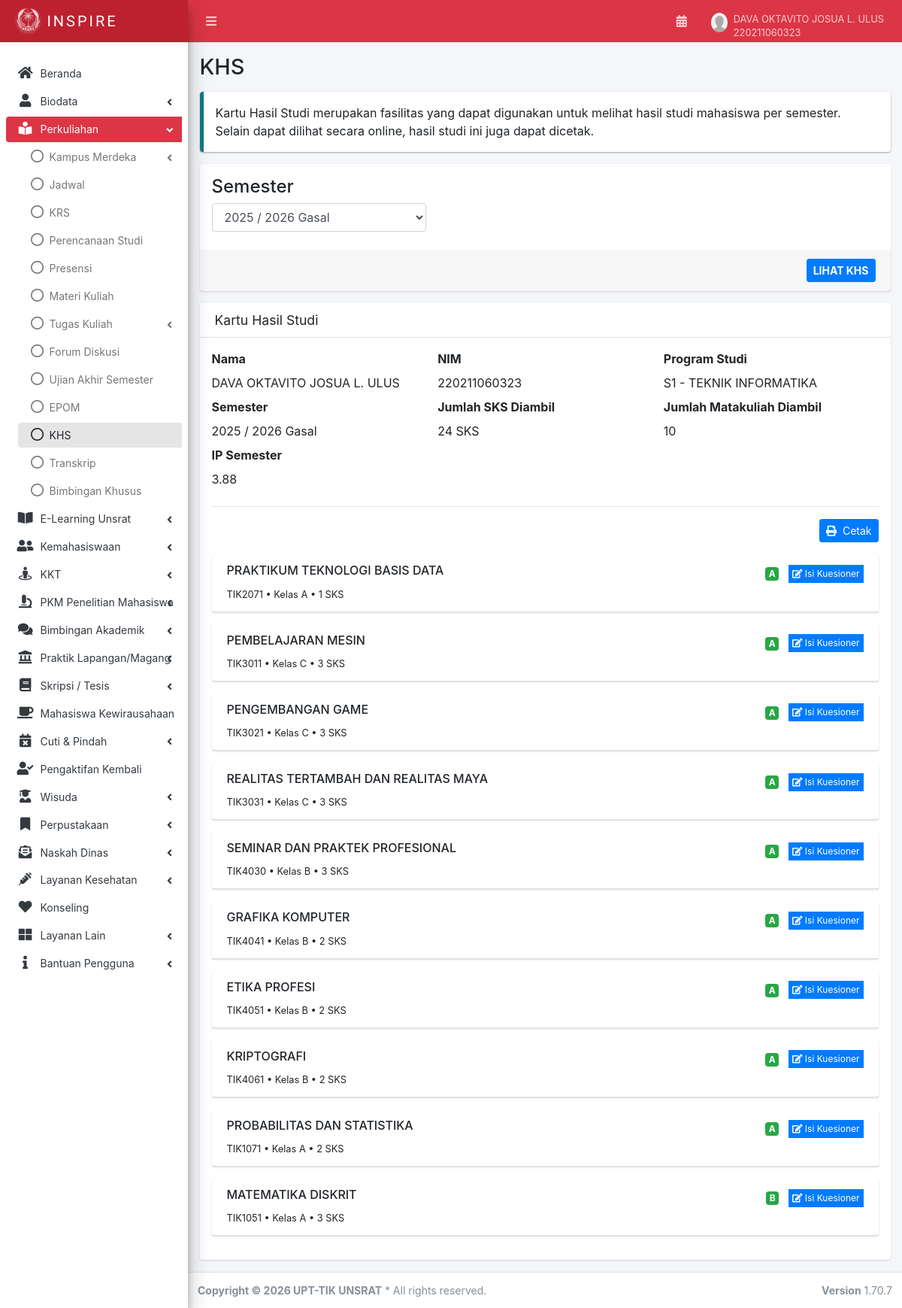
The app's page /khs.php?semester=20251 (signed in) with its own data.
### tables this page shows
CREATE TABLE `users` (
  `id` int NOT NULL,
  `nim` varchar(20) NOT NULL,
  `password` varchar(255) NOT NULL,
  `nama` varchar(100) NOT NULL,
  `email` varchar(100) DEFAULT NULL,
  `tempat_lahir` varchar(100) DEFAULT NULL,
  `tanggal_lahir` date DEFAULT NULL,
  `tanggal_masuk` date DEFAULT '2022-08-01',
  `foto_profil` varchar(255) DEFAULT 'assets/images/user_default.png',
  `semester` int DEFAULT '1',
  `tahun_akademik` varchar(20) DEFAULT '2025/2026',
  `periode` varchar(10) DEFAULT 'Gasal',
  `status` varchar(50) DEFAULT 'Aktif',
  `status_pddikti` varchar(50) DEFAULT 'Aktif',
  `angkatan` varchar(4) DEFAULT NULL,
  `fakultas` varchar(100) DEFAULT NULL,
  `prodi` varchar(100) DEFAULT NULL,
  `jenjang` varchar(10) DEFAULT NULL,
  `pembimbing_akademik` varchar(100) DEFAULT NULL,
  `masa_studi` int DEFAULT '1',
  `sisa_masa_studi` int DEFAULT '14',
  `ipk` decimal(3,2) DEFAULT '0.00',
  `sks_lulus` int DEFAULT '0',
  `sks_diambil` int DEFAULT '0',
  `has_academic_warning` tinyint(1) DEFAULT '0',
  `warning_message` text,
  `created_at` timestamp NULL DEFAULT CURRENT_TIMESTAMP,
  `updated_at` timestamp NULL DEFAULT CURRENT_TIMESTAMP ON UPDATE CURRENT_TIMESTAMP
);

CREATE TABLE `krs` (
  `id` int NOT NULL,
  `nim` varchar(20) NOT NULL,
  `kode_mk` varchar(20) NOT NULL,
  `nama_mk` varchar(100) NOT NULL,
  `sks` int NOT NULL DEFAULT '3',
  `jenis` varchar(20) DEFAULT 'Wajib',
  `kelas` varchar(5) DEFAULT 'A',
  `dosen1` varchar(150) DEFAULT NULL,
  `dosen2` varchar(150) DEFAULT NULL,
  `hari` varchar(20) NOT NULL,
  `jam_mulai` varchar(10) NOT NULL,
  `jam_selesai` varchar(10) NOT NULL,
  `nilai_huruf` varchar(2) DEFAULT NULL,
  `bobot` decimal(3,2) DEFAULT '0.00',
  `nilai_dosen1` decimal(5,2) DEFAULT NULL,
  `nilai_dosen2` decimal(5,2) DEFAULT NULL,
  `semester_krs` varchar(20) DEFAULT '20251',
  `status_krs` varchar(20) DEFAULT 'Disetujui',
  `created_at` timestamp NULL DEFAULT CURRENT_TIMESTAMP
);

### khs.php (the view, shortened to what this page needs)
<?php include 'layout/header.php'; ?>
<?php
include 'config/database.php';
$user_data = null;
$khs_data = [];
$total_sks = 0;
$total_bobot = 0;
$total_mk = 0;
$ips = 0;
$selected_semester = isset($_GET['semester']) ? $_GET['semester'] : '';
if (isset($_SESSION['nim'])) {
    $nim = mysqli_real_escape_string($conn, $_SESSION['nim']);
    $query = "SELECT * FROM users WHERE nim = '$nim'";
    $result = mysqli_query($conn, $query);
    if ($result && mysqli_num_rows($result) > 0) {
        $user_data = mysqli_fetch_assoc($result);
    }
    $semesters = [];
    $query_sem = "SELECT DISTINCT semester_krs FROM krs WHERE nim = '$nim' ORDER BY semester_krs ASC";
    $result_sem = @mysqli_query($conn, $query_sem);
    if ($result_sem) {
        while ($row = mysqli_fetch_assoc($result_sem)) {
            $semesters[] = $row['semester_krs'];
        }
    }
    if ($selected_semester) {
        $query_khs = "SELECT * FROM krs WHERE nim = '$nim' AND semester_krs = '$selected_semester' ORDER BY id ASC";
        $result_khs = @mysqli_query($conn, $query_khs);
        if ($result_khs) {
            while ($row = mysqli_fetch_assoc($result_khs)) {
                $khs_data[] = $row;
                $total_sks += $row['sks'];
                $total_bobot += $row['sks'] * $row['bobot'];
                $total_mk++;
            }
        }
        $ips = ($total_sks > 0) ? round($total_bobot / $total_sks, 2) : 0;
    }
}
function formatSemester($code) {
    $year = substr($code, 0, 4);
    $period = substr($code, 4, 1);
    $nextYear = intval($year) + 1;
    $periodName = ($period == '1') ? 'Gasal' : 'Genap';
    return "$year / $nextYear $periodName";
}
?>
<div class="content-wrapper" style="min-height: 799.031px;">
    <div class="content-header">
        <div class="container-fluid"><h1>KHS</h1></div>
    </div>
    <div class="content">
        <div class="container-fluid">
            <div class="row">
                <div class="col-md-12 col-sm-12 col-xs-12">
                    <div class="callout callout-info">
                        Kartu Hasil Studi merupakan fasilitas yang dapat digunakan untuk melihat hasil studi mahasiswa per semester. Selain dapat dilihat secara online, hasil studi ini juga dapat dicetak.
                    </div>
                    <div class="card">
                        <form action="khs.php" method="GET">
                            <div class="card-body">
                                <div class="row">
                                    <div class="col-sm-12 col-xs-12 col-md-4 mb-2">
                                        <h4>Semester</h4>
                                        <select name="semester" class="form-control" required>
                                            <?php foreach ($semesters as $sem): ?>
                                            <option value="<?php echo $sem; ?>" <?php echo ($selected_semester == $sem) ? 'selected' : ''; ?>>
                                                <?php echo formatSemester($sem); ?>
                                            </option>
                                            <?php endforeach; ?>
                                        </select>
                                    </div>
                                </div>
                            </div>
                            <div class="card-footer text-right">
                                <button type="submit" class="btn btn-primary btn-sm"><b>LIHAT KHS</b></button>
                            </div>
                        </form>
                    </div>
                    <?php if ($selected_semester && !empty($khs_data)): ?>
                    <div class="card">
                        <div class="card-header">
                            <h3 class="card-title">Kartu Hasil Studi</h3>
                        </div>
                        <div class="card-body">
                            <div class="row">
                                <div class="col-md-4 col-sm-12 col-xs-12 mb-2">
                                    <label>Nama</label><br>
                                    <?php echo $user_data ? htmlspecialchars($user_data['nama']) : '-'; ?>
                                </div>
                                <div class="col-md-4 col-sm-12 col-xs-12 mb-2">
                                    <label>NIM</label><br>
                                    <?php echo $user_data ? htmlspecialchars($user_data['nim']) : '-'; ?>
                                </div>
                                <div class="col-md-4 col-sm-12 col-xs-12 mb-2">
                                    <label>Program Studi</label><br>
                                    S1 - TEKNIK INFORMATIKA
                                </div>
                                <div class="col-md-4 col-sm-12 col-xs-12 mb-2">
                                    <label>Semester</label><br>
                                    <?php echo formatSemester($selected_semester); ?>
                                </div>
                                <div class="col-md-4 col-sm-12 col-xs-12 mb-2">
                                    <label>Jumlah SKS Diambil</label><br>
                                    <?php echo $total_sks; ?> SKS
                                </div>
                                <div class="col-md-4 col-sm-12 col-xs-12 mb-2">
                                    <label>Jumlah Matakuliah Diambil</label><br>
                                    <?php echo $total_mk; ?>
                                </div>
                                <div class="col-md-4 col-sm-12 col-xs-12 mb-2">
                                    <label>IP Semester</label><br>
                                    <?php echo number_format($ips, 2); ?>
                                </div>
                            </div>
                            <hr>
                            <div class="text-right mb-3">
                                <a href="khs_cetak.php?semester=<?php echo $selected_semester; ?>" target="_blank">
                                    <button type="button" class="btn btn-sm btn-primary">
                                        <i class="fas fa-print mr-1"></i> Cetak
                                    </button>
                                </a>
                            </div>
                            <div id="accordion">
                                <?php foreach ($khs_data as $index => $khs): ?>
                                <div class="card card-default">
                                    <div class="card-header" data-toggle="collapse" href="#collapse-<?php echo $index; ?>" style="cursor: pointer;">
                                        <div class="d-flex w-100 justify-content-between">
                                            <h6><?php echo htmlspecialchars($khs['nama_mk']); ?></h6>
                                            <div class="text-right">
                                                <?php if (!empty($khs['nilai_huruf'])): ?>
                                                <span class="badge badge-<?php echo ($khs['bobot'] >= 3) ? 'success' : (($khs['bobot'] >= 2) ? 'warning' : 'danger'); ?> mr-2">
                                                    <?php echo $khs['nilai_huruf']; ?>
                                                </span>
                                                <?php endif; ?>
                                                <a href="#" class="btn btn-flat btn-xs btn-primary">
                                                    <i class="fa fa-edit"></i> Isi Kuesioner
                                                </a>
                                            </div>
                                        </div>
                                        <small>
                                            <?php echo htmlspecialchars($khs['kode_mk']); ?> •
                                            Kelas <?php echo htmlspecialchars($khs['kelas']); ?> •
                                            <?php echo $khs['sks']; ?> SKS
                                        </small>
                                    </div>
                                </div>
                                <?php endforeach; ?>
                            </div>
                        </div>
                    </div>
                    <?php endif; ?>
                </div>
            </div>
        </div>
    </div>
</div>
<?php include 'layout/footer.php'; ?>

### records on screen
users: nama "DAVA OKTAVITO JOSUA L. ULUS", nim "220211060323"
krs: nama_mk "PRAKTIKUM TEKNOLOGI BASIS DATA", nilai_huruf "A", kode_mk "TIK2071", kelas "A", sks "1"
krs: nama_mk "PEMBELAJARAN MESIN", nilai_huruf "A", kode_mk "TIK3011", kelas "C", sks "3"
krs: nama_mk "PENGEMBANGAN GAME", nilai_huruf "A", kode_mk "TIK3021", kelas "C", sks "3"
krs: nama_mk "REALITAS TERTAMBAH DAN REALITAS MAYA", nilai_huruf "A", kode_mk "TIK3031", kelas "C", sks "3"
krs: nama_mk "SEMINAR DAN PRAKTEK PROFESIONAL", nilai_huruf "A", kode_mk "TIK4030", kelas "B", sks "3"
krs: nama_mk "GRAFIKA KOMPUTER", nilai_huruf "A", kode_mk "TIK4041", kelas "B", sks "2"
krs: nama_mk "ETIKA PROFESI", nilai_huruf "A", kode_mk "TIK4051", kelas "B", sks "2"
krs: nama_mk "KRIPTOGRAFI", nilai_huruf "A", kode_mk "TIK4061", kelas "B", sks "2"
krs: nama_mk "PROBABILITAS DAN STATISTIKA", nilai_huruf "A", kode_mk "TIK1071", kelas "A", sks "2"
krs: nama_mk "MATEMATIKA DISKRIT", nilai_huruf "B", kode_mk "TIK1051", kelas "A", sks "3"

### other values on screen
$nama "DAVA OKTAVITO JOSUA L. ULUS"
$nim "220211060323"
formatSemester($selected_semester) "2025 / 2026 Gasal"
$total_sks "24"
$total_mk "10"
$ips "3.88"
form field semester "2025 / 2026 Gasal"
